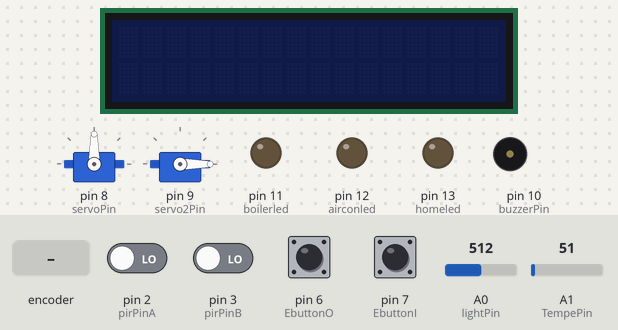
Recording of a sketch running on a simulated Arduino Uno, built with avr-gcc and run on an emulated ATmega328P. Parts: 2 × servo, 16×2 character LCD, output pins drawn as LEDs (lit = HIGH), buzzer (waves = sounding). The inputs (shaded band) are chosen by the test bench; at power-on: pin 6 (EbuttonO), pin 7 (EbuttonI) HIGH, pin 2 (pirPinA), pin 3 (pirPinB) LOW, A0 (lightPin) = 512, A1 (TempePin) = 51. What the sketch prints to the serial monitor is not drawn.

Above: at 1.2 s.
1.3 s: rotary encoder on pin 2 (pirPinA) / pin 3 (pirPinB) turned 3 steps (first pin leading)
At 10.5 s:
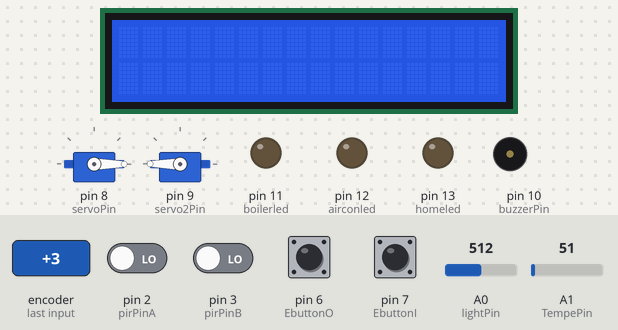
At 15.9 s:
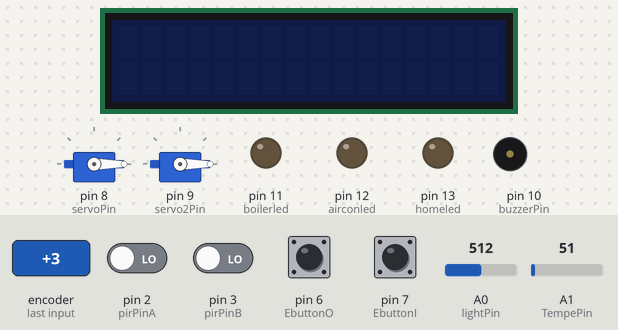
Timing chart, 0 to 16.2 s (numbered marks = the images above; inputs shaded):
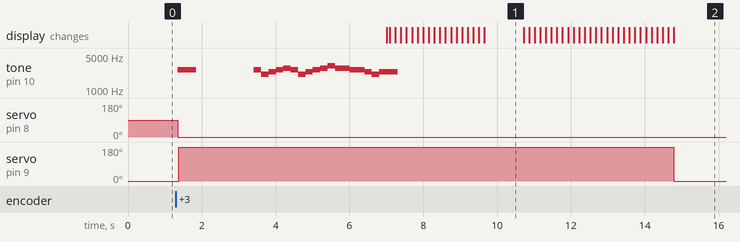

The sketch:

CESproject.ino
```cpp
#include <pitches.h>
#include <LiquidCrystal_I2C.h>
#include <SoftwareSerial.h> //시리얼통신 라이브러리 호출
#include <Servo.h>
LiquidCrystal_I2C lcd(0x27, 16, 2);
int lightPin= A0;
int TempePin = A1;
Servo servo;
Servo servo2;
int servoPin = 8;
int servo2Pin = 9;
int buzzer[] = {2093,2349,2637,2793,3136,3520,3951,4186};
int buzzerPin= 10;
int blueTx=5;   //Tx (보내는핀 설정)at
int blueRx=4;   //Rx (받는핀 설정)
char message;
SoftwareSerial bluetoothSerial(blueTx, blueRx);  //시리얼 통신을 위한 객체선언
int pirPinA = 2;
int pirPinB = 3;
int pirStateA = 0;
int pirStateB = 0;
int EbuttonO = 6;
int EbuttonI = 7;
int homeled = 13;
int boilerled = 11;
int airconled = 12;
int ElevatepirState = 0;
int HomepirState = 0;
boolean Elevate1f = false;
boolean LEDsystem = true;
boolean HomeSystem = false;
boolean HomeDoor = false;
boolean Hometempcontrol = true;
boolean DisplayEnable = false;
boolean Elevate1fbuzzer = false;
boolean Homeopenbuzzer = false;
boolean Homeopendisplay = false;
boolean Homedoortimeout = false;
boolean Airconstate = false;
boolean Boilerstate = false;
int IntNoA = 0;
int IntNoB = 1;
double DSthistime = 0;
double DRthistime = 0;
int airconC = 0;
int boilerC = 0;

void setup()
{
  pinMode(pirPinA, INPUT);
  pinMode(pirPinB, INPUT);
  pinMode(buzzerPin, OUTPUT);
  pinMode(EbuttonI, INPUT_PULLUP);
  pinMode(EbuttonO, INPUT_PULLUP);
  pinMode(homeled, OUTPUT);
  pinMode(boilerled, OUTPUT);
  pinMode(airconled, OUTPUT);
  servo.attach(servoPin);
  servo2.attach(servo2Pin);
  attachInterrupt(IntNoA, Elevate1Fpir, CHANGE);
  attachInterrupt(IntNoB, HomeDoorpir, CHANGE);
  servo2.write(0);
  Serial.begin(9600);   //시리얼모니터
  bluetoothSerial.begin(9600); //블루투스 시리얼
  lcd.clear();
  lcd.noBacklight();
  lcd.noDisplay();
}
void loop(){
  int light = analogRead(lightPin);
  delay(100);
  int sensorValue= analogRead(TempePin);
  float temperature = sensorValue/ 9.31;
  //블루투스
  if(bluetoothSerial.available())
  {
    char bt;
    bt = bluetoothSerial.read(); // a= 에어컨키기,b= 에어컨끄기
    if(bt == 'a'){ // 에어컨키기
      digitalWrite(airconled, HIGH);
      Airconstate = true;
    }
    if(bt == 'b'){ // 에어컨끄기
      digitalWrite(airconled, LOW);
      Airconstate = false;
    }
    if(bt == 'c'){ // 보일러키기
      digitalWrite(boilerled, HIGH);
      Boilerstate = true;
    }
    if(bt == 'd'){ // 보일러 끄기
      digitalWrite(boilerled, LOW);
      Boilerstate = false;
    }
    if(bt == 'e'){ // 조명 키기
      digitalWrite(homeled, HIGH);
    }
    if(bt == 'f'){ // 조명 끄기
      digitalWrite(homeled, LOW);
    }
    if(bt == 'g'){ // 온도 표시
      if (HomeSystem == true) {
        lcd.begin();
        lcd.setCursor(1,0);
        lcd.print("Temperature");
        lcd.setCursor(4,1);
        lcd.print(temperature);
        lcd.setCursor(8,1);
        lcd.print("C");
        lcd.backlight();
        DisplayEnable = true;
        DSthistime = millis();
      }
    }
    if(bt == 'h'){ // 사용자에게 온도알리기
      int sensorValue= analogRead(TempePin);
      float temperature = sensorValue/ 9.31;
      bluetoothSerial.println(temperature);
    }
    if(bt == 'i'){ // 화면에 에어컨, 보일러상태띄우기
      if (HomeSystem == true) {
        lcd.begin();
        lcd.setCursor(0,0);
        lcd.print("Aircon State: ");
        lcd.setCursor(13,0);
        if (Airconstate == true) {
          lcd.print("ON");
        }else{
          lcd.print("OFF");
        }
        lcd.setCursor(0,1);
        lcd.print("Boiler State: ");
        lcd.setCursor(13,1);
        if (Boilerstate == true) {
          lcd.print("ON");
        }else{
          lcd.print("OFF");
        }
        lcd.backlight();
        DisplayEnable = true;
        DSthistime = millis();
      }
    }
    if(bt == 'j'){ // 홈시스템에서 자동온도제어 키기
      Hometempcontrol = true;
    }
    if(bt == 'k'){ // 홈시스템에서 자동온도제어 끄기
      Hometempcontrol = false;
    }
    if(bt == 'l'){ // 홈시스템에게 에어컨상태체크
      if(Airconstate == true){
        bluetoothSerial.println("ON");
      }else{
        bluetoothSerial.println("OFF");
      }
    }
    if(bt == 'm'){ // 홈시스템에게 보일러상태체크
      if(Boilerstate == true){
        bluetoothSerial.println("ON");
      }else{
        bluetoothSerial.println("OFF");
      }
    }
    if(bt == 'n'){ // 홈시스템 상태체크
      if(HomeSystem == true){
        bluetoothSerial.println("ON");
      }else{
        bluetoothSerial.println("OFF");
      }
    }
    if(bt == 'y'){ // 홈서비스 켜기
      HomeSystem = true;
    }
    if(bt == 'z'){ // 홈서비스 끄기
      HomeSystem = false;
    }
  }
//홈서비스
  if (HomeSystem == true) {
    if (Hometempcontrol == true){
        if (temperature >= 7){
          airconC = airconC + 1;
        }else{
          airconC = 0;
        }
        if(temperature <= 5){
          boilerC = boilerC + 1;
        }else{
          boilerC = 0;
        }
      delay(2000);
    }
    // 조도센서에 의한 불켜기 (홈 서비스 활성화시)
    if (analogRead(lightPin) < 400) {
    digitalWrite(homeled, HIGH);
    }else{
    digitalWrite(homeled, LOW);
    }
    // 온도센서에 의한 에어컨켜기 (홈 서비스 활성화시)
    if (airconC >= 3 && Hometempcontrol == true){
      digitalWrite(airconled, HIGH);
      Airconstate = true;
    }else if(Hometempcontrol == false){
    }else{
      digitalWrite(airconled, LOW);
      Airconstate = false;
    }
    // 온도센서에 의한 보일러켜기 (홈 서비스 활성화시)
    if (boilerC >= 3 && Hometempcontrol == true){
      digitalWrite(boilerled, HIGH);
      Boilerstate = true;
    }else if(Hometempcontrol == false){
    }else{
      digitalWrite(boilerled, LOW);
      Boilerstate = false;
    }
    // 디스플레이 타임아웃
    if (DisplayEnable == true && millis() - DSthistime >= 10000){
      lcd.noBacklight();
      lcd.noDisplay();
      }
  }else{}
// 부저시스템
  if(Elevate1fbuzzer == true){
      tone(buzzerPin, buzzer[2], 500);
      delay(200);
      tone(buzzerPin, buzzer[0], 500);
      delay(200);
      tone(buzzerPin, buzzer[1], 500);
      delay(200);
      tone(buzzerPin, buzzer[2], 500);
      delay(200);
      tone(buzzerPin, buzzer[3], 500);
      delay(200);
      Elevate1fbuzzer = false;
  }
  if(Homeopenbuzzer == true){
      tone(buzzerPin, buzzer[2], 500);
      delay(200);
      tone(buzzerPin, buzzer[0], 500);
      delay(200);
      tone(buzzerPin, buzzer[1], 500);
      delay(200);
      tone(buzzerPin, buzzer[2], 500);
      delay(200);
      tone(buzzerPin, buzzer[3], 500);
      delay(200);
      tone(buzzerPin, buzzer[4], 500);
      delay(200);
      tone(buzzerPin, buzzer[3], 500);
      delay(400);
      tone(buzzerPin, buzzer[2], 500);
      delay(200);
      tone(buzzerPin, buzzer[2], 500);
      delay(200);
      tone(buzzerPin, buzzer[1], 500);
      delay(200);
      tone(buzzerPin, buzzer[0], 500);
      delay(200);
      tone(buzzerPin, buzzer[1], 500);
      delay(200);
      Homeopenbuzzer = false;
  }
// 웰컴 유어하우스!
  if(Homeopendisplay == true){
    lcd.begin();
    lcd.setCursor(0, 0);
    lcd.print("Welcome Your Home!");
    lcd.backlight();
    for (int position = 0; position < 16; position++) {
      lcd.scrollDisplayLeft();
      delay(150);
    }
    for (int position = 0; position < 35; position++) {
      lcd.scrollDisplayLeft();
      delay(150);
    }
  }
  if(Homeopendisplay == true && millis() - DSthistime >= 10000){
    Homeopendisplay = false;
    lcd.noBacklight();
    lcd.noDisplay();
  }
// 도어 타임아웃
  if(Homedoortimeout == true && millis() - DRthistime >= 8000){
    servo2.write(0);
    Homedoortimeout = false;
  }

// 엘리베이터 버튼
  if (digitalRead(EbuttonI) == LOW && Elevate1f == true ) {
      tone(buzzerPin, buzzer[2], 500);
      delay(300);
      tone(buzzerPin, buzzer[0], 500);
      delay(300);
      servo.write(120);
      Elevate1f = false;
      delay(300);
      }
   if (digitalRead(EbuttonO) == LOW && Elevate1f == true ) {
      tone(buzzerPin, buzzer[0], 500);
      delay(300);
      tone(buzzerPin, buzzer[2], 500);
      delay(300);
      servo.write(120);
      Elevate1f = false;
      delay(300);
      }
}

void Elevate1Fpir(){
  int ElevatepirState = digitalRead(pirPinA);
  if (Elevate1f) {
    Serial.println("elevate 1f");
  } else {
      Elevate1fbuzzer = true;
      tone(buzzerPin, buzzer[2], 500);
      servo.write(0);
      Elevate1f = true;
  }
}
void HomeDoorpir(){
 int HomepirState = digitalRead(pirPinB);
 if (HomeDoor == false) {
 servo2.write(180);
 Homeopenbuzzer = true;
 Homeopendisplay = true;
 Homedoortimeout = true;
 DRthistime = millis();
 DSthistime = millis();
 HomeDoor = true;
 HomeSystem = true;
 }
}
```

Measured:
- after the input at 1.3 s, tone on pin 10 (buzzerPin): plays 2637 Hz for 0.50 s, 2637 Hz for 0.20 s, 2093 Hz for 0.20 s, 2349 Hz for 0.20 s, 2637 Hz for 0.20 s, 2793 Hz for 0.20 s … (17 notes in this stretch), starting after 0.05 s; servo on pin 8 (servoPin): 90° → 0° after 0.05 s; servo on pin 9 (servo2Pin): 0° → 180° after 0.08 s, → 0° 13.4 s later
- what the display in image 1 shows lasts 1.0 s, from 9.7 s to 10.7 s
